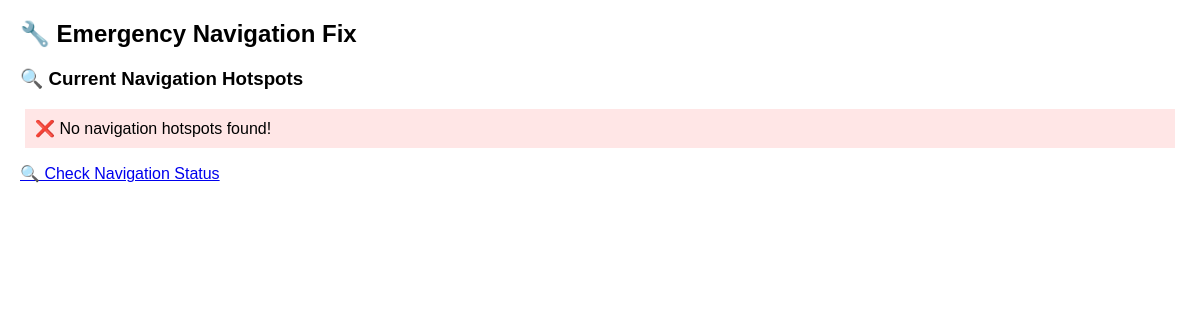
The page /emergency_navigation_fix.php on the database as committed earlier.
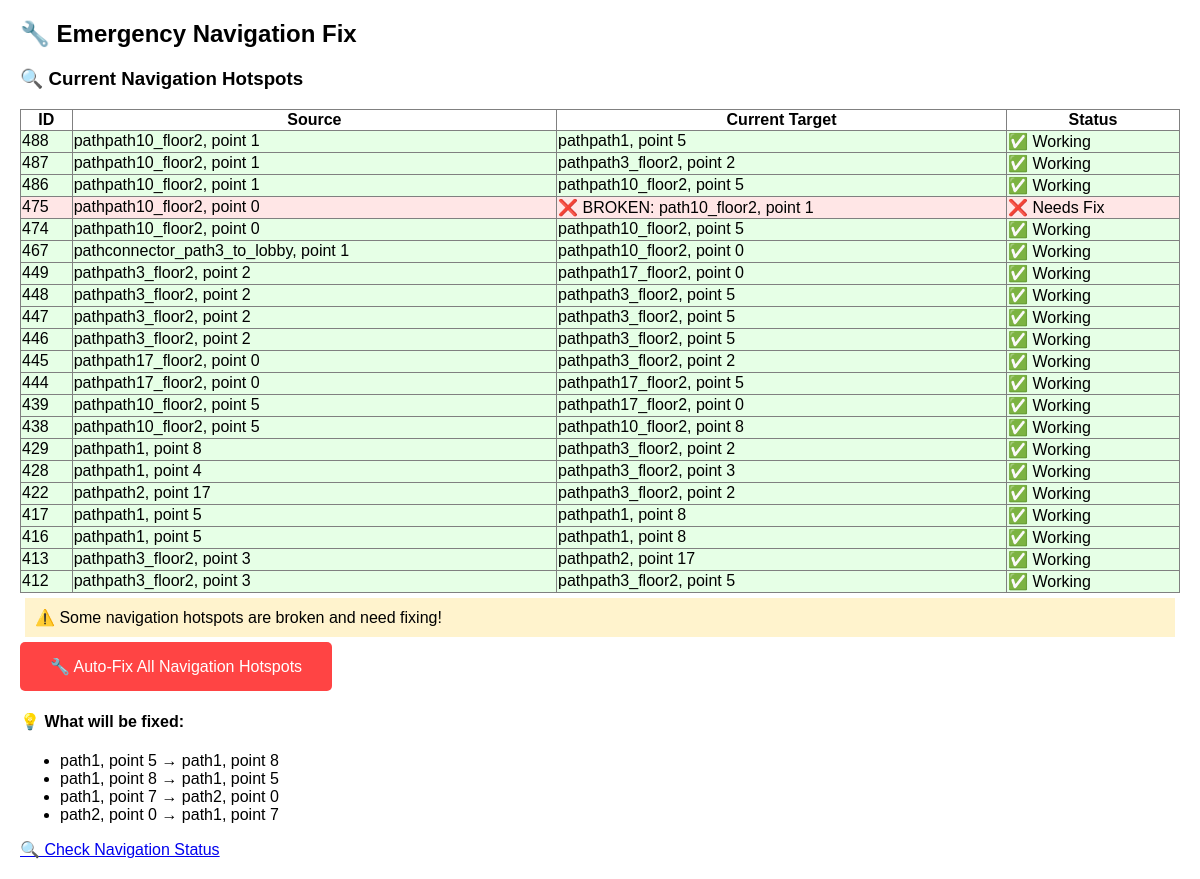
The same page on the database as committed later.
### tables this page shows
CREATE TABLE `panorama_hotspots` (
  `id` int(11) NOT NULL,
  `path_id` varchar(50) NOT NULL COMMENT 'Path ID from floor graph',
  `point_index` int(11) NOT NULL COMMENT 'Point index within the path',
  `floor_number` int(11) NOT NULL COMMENT 'Floor number (1, 2, 3, etc.)',
  `hotspot_id` varchar(100) NOT NULL COMMENT 'Unique identifier for the hotspot',
  `position_x` decimal(10,6) NOT NULL COMMENT '3D X position in panorama space',
  `position_y` decimal(10,6) NOT NULL COMMENT '3D Y position in panorama space',
  `position_z` decimal(10,6) NOT NULL COMMENT '3D Z position in panorama space',
  `title` varchar(200) DEFAULT NULL COMMENT 'Hotspot title/label',
  `description` text DEFAULT NULL COMMENT 'Hotspot description',
  `hotspot_type` enum('info','navigation','office','external') NOT NULL DEFAULT 'info' COMMENT 'Type of hotspot interaction',
  `target_url` varchar(500) DEFAULT NULL COMMENT 'Target URL for navigation or external links',
  `is_active` tinyint(1) NOT NULL DEFAULT 1 COMMENT 'Whether this hotspot is active/visible',
  `created_at` timestamp NOT NULL DEFAULT current_timestamp(),
  `updated_at` timestamp NOT NULL DEFAULT current_timestamp() ON UPDATE current_timestamp(),
  `icon_class` varchar(100) DEFAULT 'fas fa-info-circle' COMMENT 'Font Awesome icon class for the hotspot',
  `animated_icon_id` int(11) DEFAULT NULL,
  `link_type` varchar(50) DEFAULT 'none',
  `link_path_id` varchar(100) DEFAULT NULL,
  `link_point_index` int(11) DEFAULT NULL,
  `link_floor_number` int(11) DEFAULT NULL,
  `navigation_angle` decimal(5,2) DEFAULT 0.00,
  `is_navigation` tinyint(1) DEFAULT 0,
  `rotation_x` decimal(10,6) DEFAULT 0.000000,
  `rotation_y` decimal(10,6) DEFAULT 0.000000,
  `rotation_z` decimal(10,6) DEFAULT 0.000000,
  `scale_x` decimal(10,6) DEFAULT 1.000000,
  `scale_y` decimal(10,6) DEFAULT 1.000000,
  `scale_z` decimal(10,6) DEFAULT 1.000000,
  `animation_type` varchar(50) DEFAULT 'none',
  `animation_speed` decimal(3,2) DEFAULT 1.00,
  `animation_scale` decimal(3,2) DEFAULT 1.20,
  `animation_enabled` tinyint(1) DEFAULT 0,
  `animation_delay` decimal(3,2) DEFAULT 0.00,
  `hotspot_file` varchar(255) DEFAULT NULL COMMENT 'Filename of uploaded hotspot image/GIF',
  `original_filename` varchar(255) DEFAULT NULL COMMENT 'Original filename when uploaded',
  `file_size` int(11) DEFAULT NULL COMMENT 'File size in bytes',
  `mime_type` varchar(50) DEFAULT NULL COMMENT 'MIME type (image/gif, image/png, etc.)',
  `file_uploaded_at` timestamp NULL DEFAULT NULL COMMENT 'File upload timestamp',
  `video_hotspot_id` int(11) DEFAULT NULL,
  `video_hotspot_path` varchar(500) DEFAULT NULL,
  `video_hotspot_name` varchar(255) DEFAULT NULL,
  `video_duration` decimal(5,2) DEFAULT NULL,
  `video_dimensions` longtext DEFAULT NULL CHECK (json_valid(`video_dimensions`)),
  `animated_icon_path` varchar(500) DEFAULT NULL,
  `animated_icon_name` varchar(255) DEFAULT NULL
);

### emergency_navigation_fix.php (the view, shortened to what the changed rows need)
<?php
include 'connect_db.php';
echo "<h2>🔧 Emergency Navigation Fix</h2>";
if ($_POST['action'] == 'fix_now') {
    try {
        echo "<h3>🚀 Fixing Navigation Hotspots</h3>";
        $stmt = $connect->prepare("
            SELECT id, path_id, point_index, floor_number, title,
                   link_path_id, link_point_index, link_floor_number
            FROM panorama_hotspots
            WHERE hotspot_type = 'navigation'
            AND (link_point_index = 1 OR link_point_index IS NULL OR link_point_index = 0)
        ");
        $stmt->execute();
        $brokenHotspots = $stmt->fetchAll(PDO::FETCH_ASSOC);
        if (empty($brokenHotspots)) {
            echo "<div class='warning'>⚠️ No broken navigation hotspots found pointing to point 1.</div>";
        } else {
            echo "<div class='warning'>⚠️ Found " . count($brokenHotspots) . " hotspots pointing to invalid targets</div>";
            foreach ($brokenHotspots as $hotspot) {
                $sourceLocation = "path{$hotspot['path_id']}, point {$hotspot['point_index']}";
                $targetPath = $hotspot['path_id'];
                $targetPoint = null;
                $targetFloor = $hotspot['floor_number'];
                if ($hotspot['path_id'] == 'path1' && $hotspot['point_index'] == 5) {
                    $targetPoint = 8;
                } elseif ($hotspot['path_id'] == 'path1' && $hotspot['point_index'] == 8) {
                    $targetPoint = 5;
                } elseif ($hotspot['path_id'] == 'path1' && $hotspot['point_index'] == 7) {
                    $targetPath = 'path2';
                    $targetPoint = 0;
                } elseif ($hotspot['path_id'] == 'path2' && $hotspot['point_index'] == 0) {
                    $targetPath = 'path1';
                    $targetPoint = 7;
                } else {
                    $targetPoint = ($hotspot['point_index'] == 5) ? 8 : 5;
                }
                if ($targetPoint) {
                    $updateStmt = $connect->prepare("
                        UPDATE panorama_hotspots
                        SET link_path_id = ?,
                            link_point_index = ?,
                            link_floor_number = ?,
                            link_type = 'panorama',
                            is_navigation = 1,
                            updated_at = NOW()
                        WHERE id = ?
                    ");
                    $success = $updateStmt->execute([$targetPath, $targetPoint, $targetFloor, $hotspot['id']]);
                    if ($success) {
                        echo "<div class='success'>✅ Fixed Hotspot #{$hotspot['id']}: {$sourceLocation} → {$targetPath}, point {$targetPoint}</div>";
                    } else {
                        echo "<div class='error'>❌ Failed to fix Hotspot #{$hotspot['id']}</div>";
                    }
                } else {
                    echo "<div class='warning'>⚠️ Could not determine target for Hotspot #{$hotspot['id']}: {$sourceLocation}</div>";
                }
            }
        }
        echo "<p><a href='mobileScreen/explore.php' target='_blank'>🔙 Test Mobile Interface</a></p>";
    } catch (Exception $e) {
        echo "<div class='error'>❌ Error: " . htmlspecialchars($e->getMessage()) . "</div>";
    }
} else {
    try {
        $stmt = $connect->prepare("
            SELECT id, path_id, point_index, floor_number, title,
                   link_path_id, link_point_index, link_floor_number, is_navigation
            FROM panorama_hotspots
            WHERE hotspot_type = 'navigation'
            ORDER BY id DESC
        ");
        $stmt->execute();
        $hotspots = $stmt->fetchAll(PDO::FETCH_ASSOC);
        if (empty($hotspots)) {
            echo "<div class='error'>❌ No navigation hotspots found!</div>";
        } else {
            echo "<table border='1' style='border-collapse:collapse;width:100%;'>";
            echo "<tr><th>ID</th><th>Source</th><th>Current Target</th><th>Status</th></tr>";
            $needsFix = false;
            foreach ($hotspots as $hotspot) {
                $source = "path{$hotspot['path_id']}, point {$hotspot['point_index']}";
                if (empty($hotspot['link_path_id']) || $hotspot['link_point_index'] == 1) {
                    $target = "❌ BROKEN: " . ($hotspot['link_path_id'] ?: 'NULL') . ", point " . ($hotspot['link_point_index'] ?: 'NULL');
                    $status = "❌ Needs Fix";
                    $needsFix = true;
                    $bgColor = "#ffe6e6";
                } else {
                    $target = "path{$hotspot['link_path_id']}, point {$hotspot['link_point_index']}";
                    $status = $hotspot['is_navigation'] ? "✅ Working" : "⚠️ Not active";
                    $bgColor = $hotspot['is_navigation'] ? "#e6ffe6" : "#fff3cd";
                }
                echo "<tr style='background:{$bgColor}'>";
                echo "<td>{$hotspot['id']}</td>";
                echo "<td>{$source}</td>";
                echo "<td>{$target}</td>";
                echo "<td>{$status}</td>";
                echo "</tr>";
            }
            echo "</table>";
            if ($needsFix) {
                echo "<div class='warning'>⚠️ Some navigation hotspots are broken and need fixing!</div>";
                echo "<form method='POST'>";
                echo "<button type='submit' style='background:#ff4444;color:white;padding:15px 30px;border:none;border-radius:5px;cursor:pointer;font-size:16px;'>🔧 Auto-Fix All Navigation Hotspots</button>";
                echo "</form>";
                echo "<h4>💡 What will be fixed:</h4>";
                echo "<ul>";
                echo "<li>path1, point 5 → path1, point 8</li>";
                echo "<li>path1, point 8 → path1, point 5</li>";
                echo "<li>path1, point 7 → path2, point 0</li>";
                echo "<li>path2, point 0 → path1, point 7</li>";
                echo "</ul>";
            } else {
                echo "<div class='success'>✅ All navigation hotspots are properly configured!</div>";
            }
        }
    } catch (Exception $e) {
        echo "<div class='error'>❌ Error: " . htmlspecialchars($e->getMessage()) . "</div>";
    }
}
?>

Rows that differ between the two databases and show on the page:
added panorama_hotspots: id "488", source "pathpath10_floor2, point 1", target "pathpath1, point 5", is_navigation "✅ Working"
added panorama_hotspots: id "487", source "pathpath10_floor2, point 1", target "pathpath3_floor2, point 2", is_navigation "✅ Working"
added panorama_hotspots: id "486", source "pathpath10_floor2, point 1", target "pathpath10_floor2, point 5", is_navigation "✅ Working"
added panorama_hotspots: id "475", source "pathpath10_floor2, point 0", target "❌ BROKEN: path10_floor2, point 1", status "❌ Needs Fix"
added panorama_hotspots: id "474", source "pathpath10_floor2, point 0", target "pathpath10_floor2, point 5", is_navigation "✅ Working"
added panorama_hotspots: id "467", source "pathconnector_path3_to_lobby, point 1", target "pathpath10_floor2, point 0", is_navigation "✅ Working"
added panorama_hotspots: id "449", source "pathpath3_floor2, point 2", target "pathpath17_floor2, point 0", is_navigation "✅ Working"
added panorama_hotspots: id "448", source "pathpath3_floor2, point 2", target "pathpath3_floor2, point 5", is_navigation "✅ Working"
added panorama_hotspots: id "447", source "pathpath3_floor2, point 2", target "pathpath3_floor2, point 5", is_navigation "✅ Working"
added panorama_hotspots: id "446", source "pathpath3_floor2, point 2", target "pathpath3_floor2, point 5", is_navigation "✅ Working"
added panorama_hotspots: id "445", source "pathpath17_floor2, point 0", target "pathpath3_floor2, point 2", is_navigation "✅ Working"
added panorama_hotspots: id "444", source "pathpath17_floor2, point 0", target "pathpath17_floor2, point 5", is_navigation "✅ Working"
added panorama_hotspots: id "439", source "pathpath10_floor2, point 5", target "pathpath17_floor2, point 0", is_navigation "✅ Working"
added panorama_hotspots: id "438", source "pathpath10_floor2, point 5", target "pathpath10_floor2, point 8", is_navigation "✅ Working"
added panorama_hotspots: id "429", source "pathpath1, point 8", target "pathpath3_floor2, point 2", is_navigation "✅ Working"
added panorama_hotspots: id "428", source "pathpath1, point 4", target "pathpath3_floor2, point 3", is_navigation "✅ Working"
added panorama_hotspots: id "422", source "pathpath2, point 17", target "pathpath3_floor2, point 2", is_navigation "✅ Working"
added panorama_hotspots: id "417", source "pathpath1, point 5", target "pathpath1, point 8", is_navigation "✅ Working"
added panorama_hotspots: id "416", source "pathpath1, point 5", target "pathpath1, point 8", is_navigation "✅ Working"
added panorama_hotspots: id "413", source "pathpath3_floor2, point 3", target "pathpath2, point 17", is_navigation "✅ Working"
added panorama_hotspots: id "412", source "pathpath3_floor2, point 3", target "pathpath3_floor2, point 5", is_navigation "✅ Working"
Other text that changed with them:
text no longer shown: "❌ No navigation hotspots found!"
text now shown: "ID Source Current Target Status ⚠️ Some navigation hotspots are broken and need fixing! 🔧 Auto-Fix All Navigation Hotspots 💡 What will be fixed: path1, point 5 → path1, point 8 path1, point 8 → path1, point 5 path1, point 7 → path2, point 0 path2, point 0 → path1, point 7"
